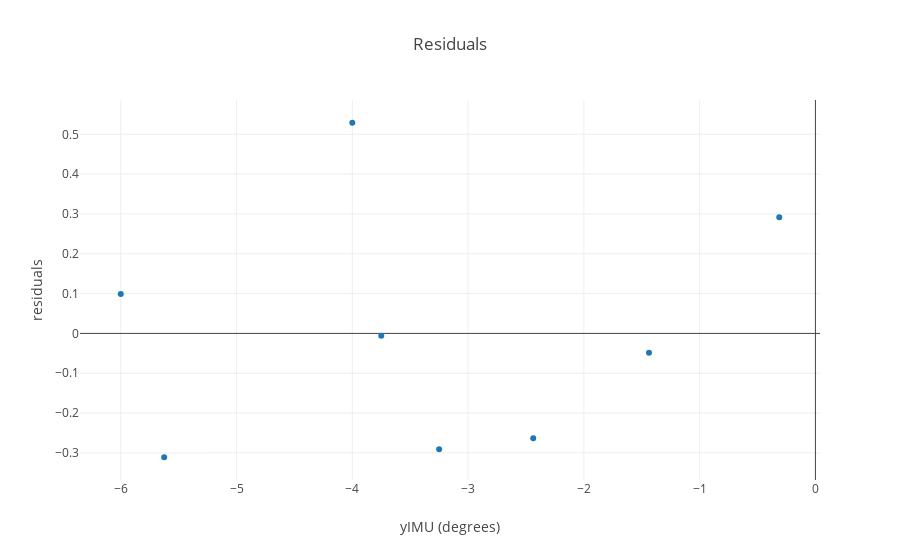

Write notebook code for a chart like this one.
### Code cell
resid = yIMU - yPred
layout = go.Layout(
    title='Force vs Degrees of Deflection',
    yaxis=dict(title='degrees'),
    xaxis=dict(title='Force (in grams)'),
    legend=dict(x=.1, y=-.5) )
traceResid = go.Scatter( x = yIMU, y = resid, mode = 'markers',
    name = 'resid' )
data = [traceResid]
layout = go.Layout(
    title='Residuals',
    yaxis=dict(title='residuals'),
    xaxis=dict(title='yIMU (degrees)'),
    legend=dict(x=.1, y=-.5) )

fig = go.Figure(data=data, layout=layout)
iplot(fig)

### Figure 1 — Plotly figure (JSON) as saved in the notebook; plotly's stock layout.template omitted (floating-point values rounded to 4 significant figures)
{"data": [{"mode": "markers", "name": "resid", "type": "scatter", "x": [-0.3125, -1.438, -2.438, -3.25, -3.75, -4, -5.625, -6], "y": [0.2917, -0.04836, -0.2634, -0.2909, -0.005952, 0.529, -0.311, 0.09896]}], "layout": {"legend": {"x": 0.1, "y": -0.5}, "title": "Residuals", "xaxis": {"title": "yIMU (degrees)"}, "yaxis": {"title": "residuals"}}}
